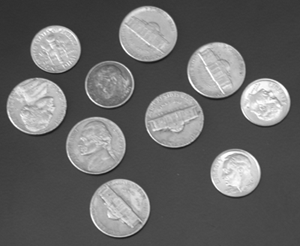
#> input picture assets/coins.png, 300 x 246 px
$ python main-threads.py
#> lines starting #> are read from the running program, lines starting #| are printed output that depends on the picture
import threading
import numpy as np
from PIL import Image

# Função para calcular Gx em uma região específica da imagem
def calcular_gx(regiao, resultado):
    Gx = np.zeros_like(regiao, dtype=np.int32)
    for i in range(1, regiao.shape[0] - 1):
        for j in range(1, regiao.shape[1] - 1):
            Gx[i, j] = (regiao[i + 1, j - 1] + 2 * regiao[i + 1, j] + regiao[i + 1, j + 1]) - \
                        (regiao[i - 1, j - 1] + 2 * regiao[i - 1, j] + regiao[i - 1, j + 1])
            Gx[i, j] = max(0, min(255, Gx[i, j]))  # Saturação
    resultado.append(Gx)

# Função para calcular Gy em uma região específica da imagem
def calcular_gy(regiao, resultado):
    Gy = np.zeros_like(regiao, dtype=np.int32)
    for i in range(1, regiao.shape[0] - 1):
        for j in range(1, regiao.shape[1] - 1):
            Gy[i, j] = (regiao[i - 1, j + 1] + 2 * regiao[i, j + 1] + regiao[i + 1, j + 1]) - \
                        (regiao[i - 1, j - 1] + 2 * regiao[i, j - 1] + regiao[i + 1, j - 1])
            Gy[i, j] = max(0, min(255, Gy[i, j]))  # Saturação
    resultado.append(Gy)

# Função principal
def main():
    # Carregar a imagem em nível de cinza
    imagem_path = './assets/coins.png'
    imagem = np.array(Image.open(imagem_path).convert('L'))
#> imagem is the input picture: shape (246, 300); min 23, max 255, mean 103

    # Inicializar listas para armazenar os resultados das threads
    resultado_gx = []
    resultado_gy = []

    # Criar threads para calcular Gx e Gy
    thread_gx = threading.Thread(target=calcular_gx, args=(imagem, resultado_gx))
    thread_gy = threading.Thread(target=calcular_gy, args=(imagem, resultado_gy))

    # Iniciar as threads
    thread_gx.start()
    thread_gy.start()

    # Aguardar o término das threads
    thread_gx.join()
    thread_gy.join()

    # Obter os resultados das threads
    gx = resultado_gx[0]
    gy = resultado_gy[0]

    # Calcular a imagem de saída G
    g = gx + gy
    g = np.clip(g, 0, 255)  # Saturação

    # Mostrar ou salvar a imagem de saída
    imagem_saida = Image.fromarray(g.astype(np.uint8))
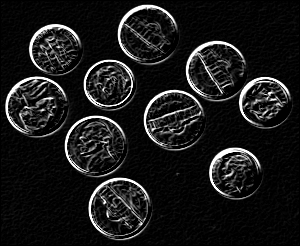
#> imagem_saida: PIL image 300x246 L; min 0, max 255, mean 26.2
    imagem_saida.show()
    imagem_saida.save('./assets/coins-saida.png')

if __name__ == "__main__":
    main()
